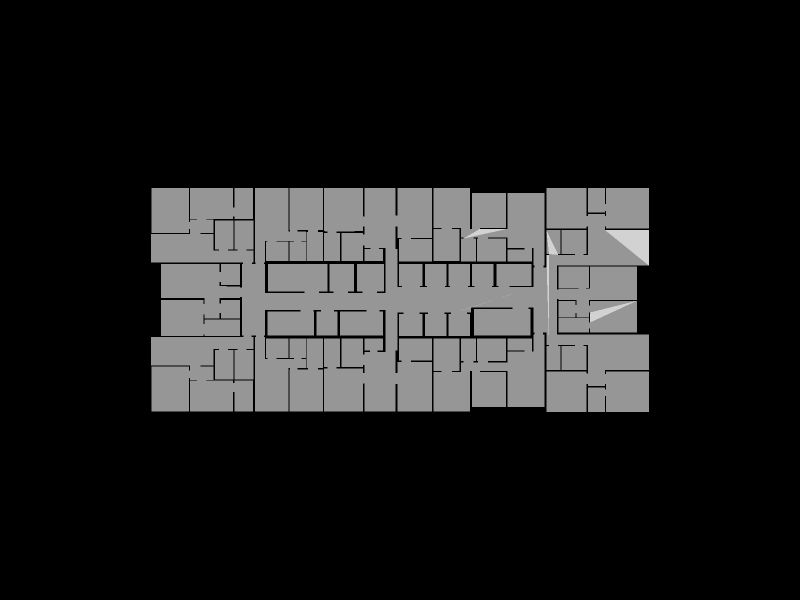

This figure's notebook cell:
### Code cell
if not isovists:
    print("No valid isovists to display.")
else:
    Topology.Show(gallery, isovists,
                  faceColorKey="cp_color",
                  faceOpacity=0.6,
                  showEdges=False,
                  showVertices=False,
                  camera=[0,0,6],
                  backgroundColor="black",
                  width=800,
                  height=600,
                  renderer=renderer)

### Figure 1 — Plotly figure (JSON) as saved in the notebook; plotly's stock layout.template omitted (floating-point values rounded to 4 significant figures; data arrays with more than 128 entries replaced by an {"elided": "..."} marker saying what was removed)
{"data": [{"cmax": 1, "cmin": 0, "color": "#FAFAFA", "colorscale": [[0, "#440154"], [0.1111, "#482878"], [0.2222, "#3e4989"], [0.3333, "#31688e"], [0.4444, "#26828e"], [0.5556, "#1f9e89"], [0.6667, "#35b779"], [0.7778, "#6ece58"], [0.8889, "#b5de2b"], [1, "#fde725"]], "facecolor": {"elided": "744 str values"}, "flatshading": true, "hoverinfo": "text", "hovertext": {"elided": "744 str values"}, "i": {"elided": "744 int values"}, "j": {"elided": "744 int values"}, "k": {"elided": "744 int values"}, "legendgroup": "3", "legendrank": 3, "lighting": {"facenormalsepsilon": 0}, "name": "1: Untitled (Faces)", "opacity": 0.6, "showlegend": false, "showscale": false, "text": {"elided": "744 str values"}, "type": "mesh3d", "x": {"elided": "746 float values"}, "y": {"elided": "746 float values"}, "z": {"elided": "746 float values"}}, {"cmax": 1, "cmin": 0, "color": "#FAFAFA", "colorscale": [[0, "#440154"], [0.1111, "#482878"], [0.2222, "#3e4989"], [0.3333, "#31688e"], [0.4444, "#26828e"], [0.5556, "#1f9e89"], [0.6667, "#35b779"], [0.7778, "#6ece58"], [0.8889, "#b5de2b"], [1, "#fde725"]], "facecolor": ["#FAFAFA", "#FAFAFA", "#FAFAFA", "#FAFAFA", "#FAFAFA", "#FAFAFA", "#FAFAFA", "#FAFAFA", "#FAFAFA"], "flatshading": true, "hoverinfo": "text", "hovertext": ["Face_1", "Face_2", "Face_3", "Face_4", "Face_5", "Face_6", "Face_7", "Face_8", "Face_9"], "i": [0, 3, 6, 4, 5, 5, 7, 10, 9], "j": [1, 4, 3, 7, 7, 1, 8, 9, 1], "k": [2, 5, 5, 5, 1, 0, 9, 8, 7], "legendgroup": "6", "legendrank": 6, "lighting": {"facenormalsepsilon": 0}, "name": "2: Untitled (Faces)", "opacity": 0.6, "showlegend": false, "showscale": false, "text": ["Face_1", "Face_2", "Face_3", "Face_4", "Face_5", "Face_6", "Face_7", "Face_8", "Face_9"], "type": "mesh3d", "x": [-0.567, -0.5646, -0.5668, -2.923, -2.922, -2.918, -2.925, 4.599, 6.718, 6.43, 6.733], "y": [-0.1875, -0.1867, -0.1875, -0.9293, -0.929, -0.9277, -0.93, 1.518, 2.208, 2.113, 2.213], "z": [5.47, 5.47, 5.47, 5.47, 5.47, 5.47, 5.47, 5.47, 5.47, 5.47, 5.47]}, {"cmax": 1, "cmin": 0, "color": "#FAFAFA", "colorscale": [[0, "#440154"], [0.1111, "#482878"], [0.2222, "#3e4989"], [0.3333, "#31688e"], [0.4444, "#26828e"], [0.5556, "#1f9e89"], [0.6667, "#35b779"], [0.7778, "#6ece58"], [0.8889, "#b5de2b"], [1, "#fde725"]], "facecolor": ["#FAFAFA", "#FAFAFA"], "flatshading": true, "hoverinfo": "text", "hovertext": ["Face_1", "Face_2"], "i": [0, 1], "j": [1, 3], "k": [2, 2], "legendgroup": "9", "legendrank": 9, "lighting": {"facenormalsepsilon": 0}, "name": "3: Untitled (Faces)", "opacity": 0.6, "showlegend": false, "showscale": false, "text": ["Face_1", "Face_2"], "type": "mesh3d", "x": [-1.442, 0.4699, 3.692, 3.693], "y": [7.878, 9.008, 9.007, 9.008], "z": [5.47, 5.47, 5.47, 5.47]}, {"cmax": 1, "cmin": 0, "color": "#FAFAFA", "colorscale": [[0, "#440154"], [0.1111, "#482878"], [0.2222, "#3e4989"], [0.3333, "#31688e"], [0.4444, "#26828e"], [0.5556, "#1f9e89"], [0.6667, "#35b779"], [0.7778, "#6ece58"], [0.8889, "#b5de2b"], [1, "#fde725"]], "facecolor": ["#FAFAFA"], "flatshading": true, "hoverinfo": "text", "hovertext": ["Face_1"], "i": [0], "j": [1], "k": [2], "legendgroup": "12", "legendrank": 12, "lighting": {"facenormalsepsilon": 0}, "name": "4: Untitled (Faces)", "opacity": 0.6, "showlegend": false, "showscale": false, "text": ["Face_1"], "type": "mesh3d", "x": [8.235, 8.551, 8.551], "y": [5.973, 5.973, -4.591], "z": [5.47, 5.47, 5.47]}, {"cmax": 1, "cmin": 0, "color": "#FAFAFA", "colorscale": [[0, "#440154"], [0.1111, "#482878"], [0.2222, "#3e4989"], [0.3333, "#31688e"], [0.4444, "#26828e"], [0.5556, "#1f9e89"], [0.6667, "#35b779"], [0.7778, "#6ece58"], [0.8889, "#b5de2b"], [1, "#fde725"]], "facecolor": ["#FAFAFA", "#FAFAFA", "#FAFAFA"], "flatshading": true, "hoverinfo": "text", "hovertext": ["Face_1", "Face_2", "Face_3"], "i": [0, 3, 4], "j": [1, 1, 1], "k": [2, 0, 3], "legendgroup": "15", "legendrank": 15, "lighting": {"facenormalsepsilon": 0}, "name": "5: Untitled (Faces)", "opacity": 0.6, "showlegend": false, "showscale": false, "text": ["Face_1", "Face_2", "Face_3"], "type": "mesh3d", "x": [8.551, 9.58, 9.58, 8.551, 8.235], "y": [6.064, 6.064, 5.973, 6.064, 8.852], "z": [5.47, 5.47, 5.47, 5.47, 5.47]}, {"cmax": 1, "cmin": 0, "color": "#FAFAFA", "colorscale": [[0, "#440154"], [0.1111, "#482878"], [0.2222, "#3e4989"], [0.3333, "#31688e"], [0.4444, "#26828e"], [0.5556, "#1f9e89"], [0.6667, "#35b779"], [0.7778, "#6ece58"], [0.8889, "#b5de2b"], [1, "#fde725"]], "facecolor": ["#FAFAFA", "#FAFAFA"], "flatshading": true, "hoverinfo": "text", "hovertext": ["Face_1", "Face_2"], "i": [0, 3], "j": [1, 0], "k": [2, 2], "legendgroup": "18", "legendrank": 18, "lighting": {"facenormalsepsilon": 0}, "name": "6: Untitled (Faces)", "opacity": 0.6, "showlegend": false, "showscale": false, "text": ["Face_1", "Face_2"], "type": "mesh3d", "x": [13.33, 18.83, 13.33, 13.33], "y": [-0.7664, 0.605, -1.947, -0.7667], "z": [5.47, 5.47, 5.47, 5.47]}, {"cmax": 1, "cmin": 0, "color": "#FAFAFA", "colorscale": [[0, "#440154"], [0.1111, "#482878"], [0.2222, "#3e4989"], [0.3333, "#31688e"], [0.4444, "#26828e"], [0.5556, "#1f9e89"], [0.6667, "#35b779"], [0.7778, "#6ece58"], [0.8889, "#b5de2b"], [1, "#fde725"]], "facecolor": ["#FAFAFA"], "flatshading": true, "hoverinfo": "text", "hovertext": ["Face_1"], "i": [0], "j": [1], "k": [2], "legendgroup": "21", "legendrank": 21, "lighting": {"facenormalsepsilon": 0}, "name": "7: Untitled (Faces)", "opacity": 0.6, "showlegend": false, "showscale": false, "text": ["Face_1"], "type": "mesh3d", "x": [15.11, 20.21, 20.21], "y": [8.852, 8.852, 4.719], "z": [5.47, 5.47, 5.47]}], "layout": {"autosize": true, "height": 600, "margin": {"b": 40, "l": 40, "r": 40, "t": 40}, "paper_bgcolor": "#000000", "plot_bgcolor": "#000000", "scene": {"aspectmode": "data", "camera": {"center": {"x": 0, "y": 0, "z": 0}, "eye": {"x": 0, "y": 0, "z": 6}, "projection": {"type": "perspective"}, "up": {"x": 0, "y": 1, "z": 0}}, "xaxis": {"visible": false}, "yaxis": {"visible": false}, "zaxis": {"visible": false}}, "showlegend": true, "width": 800, "xaxis": {"showgrid": false, "visible": false, "zeroline": false}, "yaxis": {"showgrid": false, "visible": false, "zeroline": false}}}
